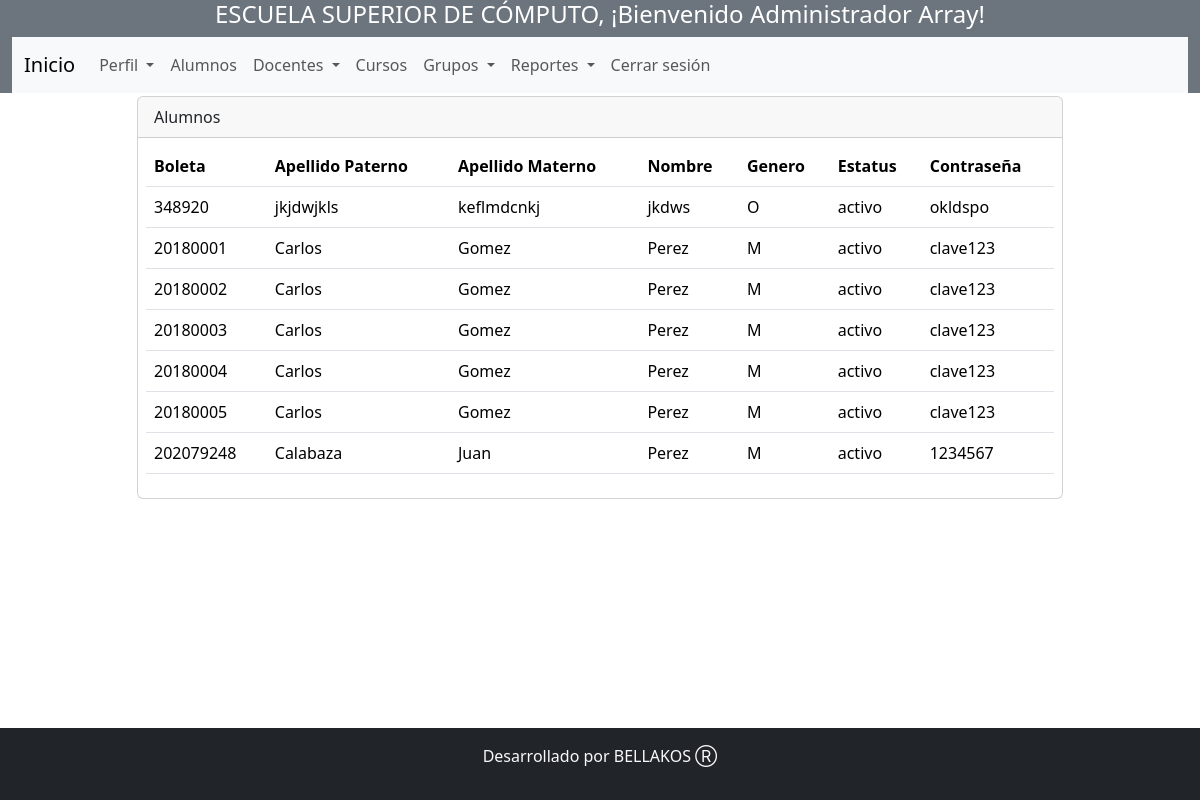
Page /anothersaes/usuarios/Administrador/adAlumnos_crud.php (signed in) on the committed database.
### tables this page shows
CREATE TABLE `alumno` (
  `boleta` int(11) NOT NULL,
  `id_persona` int(11) DEFAULT NULL,
  `estatus` varchar(100) DEFAULT NULL
);

CREATE TABLE `persona` (
  `id_persona` int(11) NOT NULL,
  `aPaterno` varchar(100) DEFAULT NULL,
  `aMaterno` varchar(100) DEFAULT NULL,
  `nombre` varchar(100) DEFAULT NULL,
  `genero` char(1) DEFAULT NULL,
  `fecha_na` date DEFAULT NULL,
  `contrasenia` varchar(100) DEFAULT NULL,
  `rol` varchar(100) DEFAULT NULL
);

### anothersaes/usuarios/Administrador/adAlumnos_crud.php (the view, shortened to what this page needs)
<?php
include '../../template/adheader.php';
include_once "../../model/conexion.php";
$sentencia = $bd -> query("SELECT *
FROM persona
JOIN alumno ON persona.id_persona = alumno.id_persona;
");
$persona = $sentencia->fetchAll(PDO::FETCH_OBJ);
?>
    <div class="container mt-5">
        <div class="row justify-content-center">
            <div class="col-10">
                <div class="card">
                    <div class="card-header">
                         Alumnos
                    </div>
                    <div class="p-2">
                        <table class="table align-middle">
                            <thead>
                                <tr>
                                    <th scope="col">Boleta</th>
                                    <th scope="col">Apellido Paterno</th>
                                    <th scope="col">Apellido Materno</th>
                                    <th scope="col">Nombre</th>
                                    <th scope="col">Genero</th>
                                    <th scope="col">Estatus</th>
                                    <th scope="col">Contraseña</th>
                                </tr>
                            </thead>
                            <tbody>
                                <?php
                                foreach ($persona as $dato) {
                                ?>
                                    <tr>
                                        <td><?php echo $dato->boleta; ?></td>
                                        <td><?php echo $dato->nombre; ?></td>
                                        <td><?php echo $dato->aPaterno; ?></td>
                                        <td><?php echo $dato->aMaterno; ?></td>
                                        <td><?php echo $dato->genero; ?></td>
                                        <td><?php echo $dato->estatus; ?></td>
                                        <td><?php echo $dato->contrasenia; ?></td>
                                    </tr>
                                <?php
                                }
                                ?>
                            </tbody>
                        </table>
                    </div>
                </div>
            </div>
        </div>
    </div>
    <?php include '../../template/footer.php' ?>

### rows in the picture
alumno: boleta "348920", id_persona.nombre "jkjdwjkls", id_persona.aPaterno "keflmdcnkj", id_persona.aMaterno "jkdws", id_persona.genero "O", estatus "activo", id_persona.contrasenia "okldspo"
alumno: boleta "20180001", id_persona.nombre "Carlos", id_persona.aPaterno "Gomez", id_persona.aMaterno "Perez", id_persona.genero "M", estatus "activo", id_persona.contrasenia "clave123"
alumno: boleta "20180002", id_persona.nombre "Carlos", id_persona.aPaterno "Gomez", id_persona.aMaterno "Perez", id_persona.genero "M", estatus "activo", id_persona.contrasenia "clave123"
alumno: boleta "20180003", id_persona.nombre "Carlos", id_persona.aPaterno "Gomez", id_persona.aMaterno "Perez", id_persona.genero "M", estatus "activo", id_persona.contrasenia "clave123"
alumno: boleta "20180004", id_persona.nombre "Carlos", id_persona.aPaterno "Gomez", id_persona.aMaterno "Perez", id_persona.genero "M", estatus "activo", id_persona.contrasenia "clave123"
alumno: boleta "20180005", id_persona.nombre "Carlos", id_persona.aPaterno "Gomez", id_persona.aMaterno "Perez", id_persona.genero "M", estatus "activo", id_persona.contrasenia "clave123"
alumno: boleta "202079248", id_persona.nombre "Calabaza", id_persona.aPaterno "Juan", id_persona.aMaterno "Perez", id_persona.genero "M", estatus "activo", id_persona.contrasenia "1234567"
